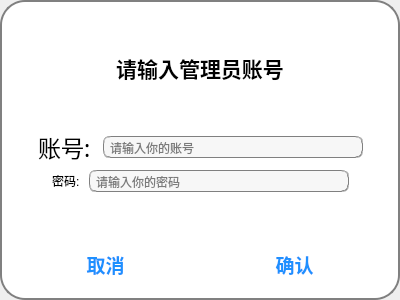
<?xml version="1.0" encoding="UTF-8"?>
<ui version="4.0">
 <class>Dialogadmin</class>
 <widget class="QDialog" name="Dialogadmin">
  <property name="geometry">
   <rect>
    <x>0</x>
    <y>0</y>
    <width>400</width>
    <height>300</height>
   </rect>
  </property>
  <property name="windowTitle">
   <string>Dialog</string>
  </property>
  <widget class="QFrame" name="frame_2">
   <property name="geometry">
    <rect>
     <x>0</x>
     <y>0</y>
     <width>400</width>
     <height>300</height>
    </rect>
   </property>
   <property name="minimumSize">
    <size>
     <width>400</width>
     <height>300</height>
    </size>
   </property>
   <property name="maximumSize">
    <size>
     <width>400</width>
     <height>300</height>
    </size>
   </property>
   <property name="styleSheet">
    <string notr="true">QFrame{background:white;border-radius:25px;border:2px solid gray}</string>
   </property>
   <property name="frameShape">
    <enum>QFrame::NoFrame</enum>
   </property>
   <property name="frameShadow">
    <enum>QFrame::Plain</enum>
   </property>
   <layout class="QVBoxLayout" name="verticalLayout">
    <item>
     <layout class="QVBoxLayout" name="verticalLayout_2">
      <item>
       <spacer name="verticalSpacer_3">
        <property name="orientation">
         <enum>Qt::Vertical</enum>
        </property>
        <property name="sizeHint" stdset="0">
         <size>
          <width>20</width>
          <height>17</height>
         </size>
        </property>
       </spacer>
      </item>
      <item>
       <widget class="QLabel" name="label">
        <property name="font">
         <font>
          <pointsize>16</pointsize>
          <weight>75</weight>
          <bold>true</bold>
         </font>
        </property>
        <property name="layoutDirection">
         <enum>Qt::LeftToRight</enum>
        </property>
        <property name="styleSheet">
         <string notr="true">border:none;</string>
        </property>
        <property name="frameShape">
         <enum>QFrame::NoFrame</enum>
        </property>
        <property name="frameShadow">
         <enum>QFrame::Plain</enum>
        </property>
        <property name="text">
         <string>请输入管理员账号</string>
        </property>
        <property name="alignment">
         <set>Qt::AlignCenter</set>
        </property>
       </widget>
      </item>
      <item>
       <spacer name="verticalSpacer">
        <property name="orientation">
         <enum>Qt::Vertical</enum>
        </property>
        <property name="sizeHint" stdset="0">
         <size>
          <width>20</width>
          <height>17</height>
         </size>
        </property>
       </spacer>
      </item>
      <item>
       <layout class="QHBoxLayout" name="horizontalLayout_4">
        <item>
         <spacer name="horizontalSpacer_14">
          <property name="orientation">
           <enum>Qt::Horizontal</enum>
          </property>
          <property name="sizeHint" stdset="0">
           <size>
            <width>17</width>
            <height>20</height>
           </size>
          </property>
         </spacer>
        </item>
        <item>
         <widget class="QLabel" name="label_id1">
          <property name="font">
           <font>
            <family>Ubuntu Condensed</family>
            <pointsize>17</pointsize>
            <weight>9</weight>
            <italic>false</italic>
            <bold>false</bold>
           </font>
          </property>
          <property name="styleSheet">
           <string notr="true">border:none;
font: 75 17pt &quot;Ubuntu Condensed&quot;;</string>
          </property>
          <property name="text">
           <string>账号: </string>
          </property>
         </widget>
        </item>
        <item>
         <widget class="QLineEdit" name="lineEdit_admin_id">
          <property name="minimumSize">
           <size>
            <width>260</width>
            <height>0</height>
           </size>
          </property>
          <property name="styleSheet">
           <string notr="true">background-color: rgb(247, 247, 247);
border:1px groove gray;border-radius:
7px;padding:2px 4px;
font: 11pt &quot;Candara&quot;;</string>
          </property>
          <property name="placeholderText">
           <string>请输入你的账号</string>
          </property>
         </widget>
        </item>
        <item>
         <spacer name="horizontalSpacer_12">
          <property name="orientation">
           <enum>Qt::Horizontal</enum>
          </property>
          <property name="sizeHint" stdset="0">
           <size>
            <width>17</width>
            <height>20</height>
           </size>
          </property>
         </spacer>
        </item>
       </layout>
      </item>
      <item>
       <layout class="QHBoxLayout" name="horizontalLayout_3">
        <item>
         <spacer name="horizontalSpacer_15">
          <property name="orientation">
           <enum>Qt::Horizontal</enum>
          </property>
          <property name="sizeHint" stdset="0">
           <size>
            <width>17</width>
            <height>20</height>
           </size>
          </property>
         </spacer>
        </item>
        <item>
         <widget class="QLabel" name="label_password1">
          <property name="styleSheet">
           <string notr="true">border:none;
font: 75 17pt &quot;Ubuntu Condensed&quot;;</string>
          </property>
          <property name="text">
           <string>密码: </string>
          </property>
         </widget>
        </item>
        <item>
         <widget class="QLineEdit" name="lineEdit_admin_password">
          <property name="minimumSize">
           <size>
            <width>260</width>
            <height>0</height>
           </size>
          </property>
          <property name="styleSheet">
           <string notr="true">background-color: rgb(247, 247, 247);
border:1px groove gray;border-radius:
7px;padding:2px 4px;
font: 11pt &quot;Candara&quot;;</string>
          </property>
          <property name="placeholderText">
           <string>请输入你的密码</string>
          </property>
         </widget>
        </item>
        <item>
         <spacer name="horizontalSpacer_13">
          <property name="orientation">
           <enum>Qt::Horizontal</enum>
          </property>
          <property name="sizeHint" stdset="0">
           <size>
            <width>17</width>
            <height>20</height>
           </size>
          </property>
         </spacer>
        </item>
       </layout>
      </item>
      <item>
       <spacer name="verticalSpacer_4">
        <property name="orientation">
         <enum>Qt::Vertical</enum>
        </property>
        <property name="sizeHint" stdset="0">
         <size>
          <width>20</width>
          <height>17</height>
         </size>
        </property>
       </spacer>
      </item>
      <item>
       <layout class="QHBoxLayout" name="horizontalLayout_2">
        <property name="spacing">
         <number>0</number>
        </property>
        <item>
         <widget class="QPushButton" name="pushButton_cal">
          <property name="minimumSize">
           <size>
            <width>150</width>
            <height>50</height>
           </size>
          </property>
          <property name="font">
           <font>
            <pointsize>14</pointsize>
            <weight>75</weight>
            <bold>true</bold>
           </font>
          </property>
          <property name="styleSheet">
           <string notr="true">QPushButton{color:#1E90FF;border-top:1px;border-righrt:1px;border-style:solid;border-color:white}
QPushButton:pressed{background:rgb(211, 215, 207)}</string>
          </property>
          <property name="text">
           <string>取消</string>
          </property>
         </widget>
        </item>
        <item>
         <widget class="QPushButton" name="pushButton_sure">
          <property name="minimumSize">
           <size>
            <width>150</width>
            <height>50</height>
           </size>
          </property>
          <property name="font">
           <font>
            <pointsize>14</pointsize>
            <weight>75</weight>
            <bold>true</bold>
           </font>
          </property>
          <property name="styleSheet">
           <string notr="true">QPushButton{color:#1E90FF;border-top:1px;border-righrt:1px;border-style:solid;border-color:white}
QPushButton:pressed{background:rgb(211, 215, 207)}</string>
          </property>
          <property name="text">
           <string>确认</string>
          </property>
         </widget>
        </item>
       </layout>
      </item>
     </layout>
    </item>
   </layout>
  </widget>
 </widget>
 <resources/>
 <connections/>
</ui>
